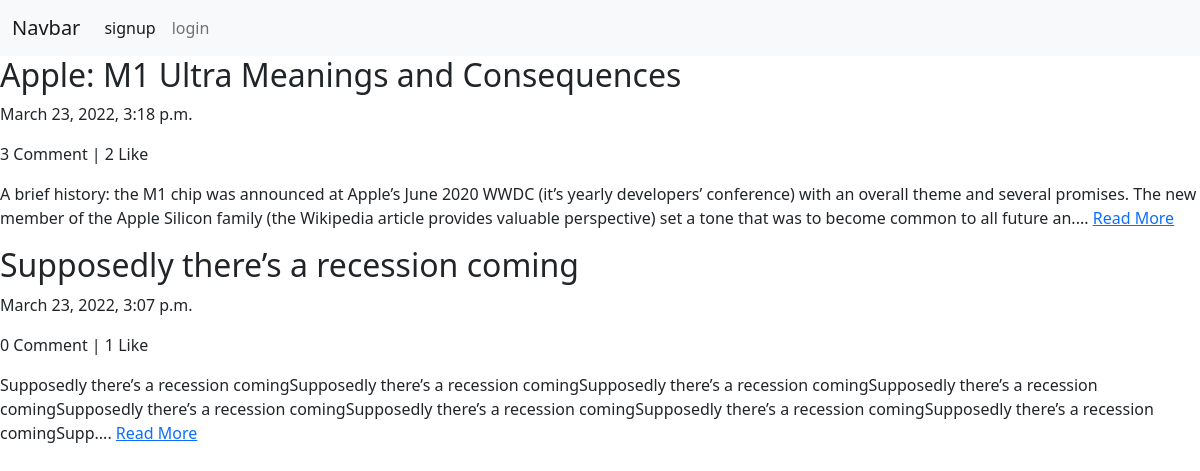
Screenshot of /blog/ with the database file from the repository.
### appBlog/models.py (models this page shows, shortened)
class Blog(models.Model):
    user = models.ForeignKey(User, on_delete=models.CASCADE, related_name='Blog_post')
    blog_title = models.CharField(max_length=200, blank=False, null=False)
    slug = models.SlugField(unique=True)
    blog_content = models.TextField(blank=False, null=False)
    blog_images = models.ImageField(upload_to='blog_images')
    publish_date = models.DateTimeField(auto_now_add=True)
    update_date = models.DateTimeField(auto_now=True)
    class Meta:
        ordering =['-publish_date']
        verbose_name = 'Blog'
        verbose_name_plural = 'Blogs'

### appBlog/views.py (the view)
# urls.py: path('',views.BlogList.as_view(),name='blog'),
class BlogList(ListView):
    context_object_name = 'blogs'
    model = Blog
    template_name = 'app_blog/blog.html'

### appBlog/templatetags/custom_filters.py (called while the page is built)
def range_filter(value):
    return value[0:300]+"...."

### templates/app_blog/blog.html (shortened to what this page needs)
{% extends 'base.html' %}
{% load custom_filters %}
{% block content%}
    {% for blog in blogs %}
        <h2>{{blog.blog_title}}</h2>
        <p>{{blog.publish_date}}</p>
        <p>{{blog.Blog_commnet.count}} Comment | {{blog.Blog_like.count}} Like</p>
        <p>{{blog.blog_content|range_filter}} <a href="page_details/{{blog.slug}}">Read More</a></p>
    {% endfor%}
{% endblock content%}

### rows the page displays
Blog: blog_title "Apple: M1 Ultra Meanings and Consequences", publish_date "March 23, 2022, 3:18 p.m.", Blog_commnet.count "3", Blog_like.count "2", blog_content|range_filter "A brief history: the M1 chip was announced at Apple’s June 2020 WWDC (it’s yearly developers’ conference) with an overall theme and several promises. The new member of the Apple Silicon family (the Wikipedia article provides valuable perspective) set a tone that was to become common to all future an...."
Blog: blog_title "Supposedly there’s a recession coming", publish_date "March 23, 2022, 3:07 p.m.", Blog_commnet.count "0", Blog_like.count "1", blog_content|range_filter "Supposedly there’s a recession comingSupposedly there’s a recession comingSupposedly there’s a recession comingSupposedly there’s a recession comingSupposedly there’s a recession comingSupposedly there’s a recession comingSupposedly there’s a recession comingSupposedly there’s a recession comingSupp...."
